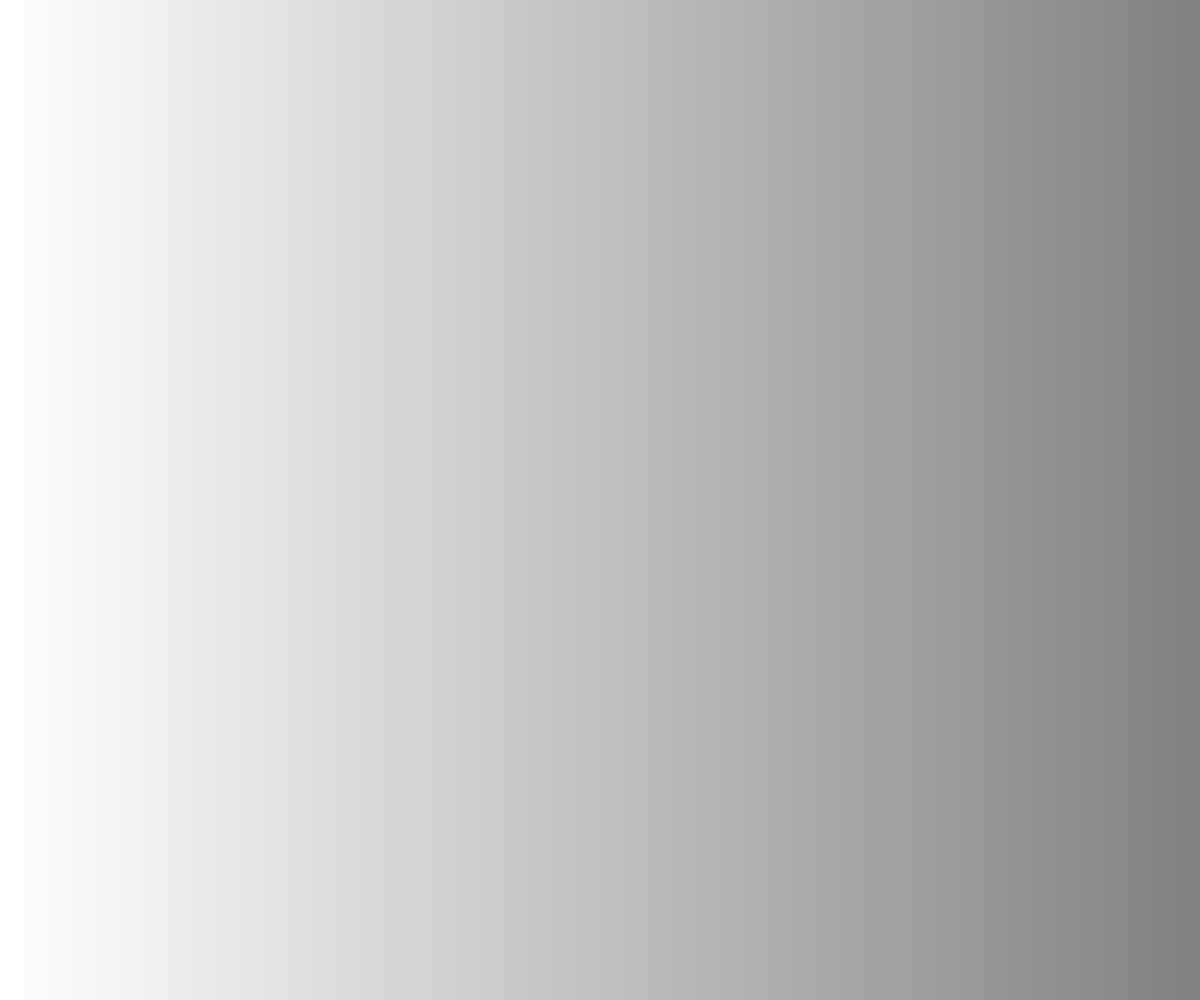
Frame 1 (no input)
Frame 60 (no input): identical to frame 1, image omitted
Frame 120 (the mouse pressed at the canvas centre since frame 60): identical to frame 1, image omitted

The p5.js sketch that drew this single still picture (run headless with seeded random() and noise() and a simulated clock; from frame 60 on, the mouse is pressed at the canvas centre):

// p5.js sketch
// ── sketch.js
// Created for the #WCCChallenge - Topic: Unsatisfying
//
// See other submissions here: https://openprocessing.org/curation/78544
// Join the Birb's Nest Discord community!  https://discord.gg/S8c7qcjw2b

let gWorld;

let gBarCount = 50;

let gBars = [];

let gNextDropInterval = 3000;
let gDropTime = 2000;
let gHue = 0;
let gSaturation = 0.5;

function setup() {
  createCanvas(windowWidth, windowHeight);
  colorMode(HSB, 360, 1, 1);

  noStroke();

  createBars();

  let dropTime = millis() + 3000;
  let dropInc = dropTime / gBarCount;

  gBars.forEach((bar) => {
    bar.initStart(dropTime);
    dropTime += dropInc;
  });
}

function draw() {
  background(255);
  let currentTime = millis();

  gBars.forEach((bar) => {
    bar.update(currentTime);
    bar.draw();
  });
}

function createBars() {
  let barWidth = width / gBarCount;

  for (let i = 0; i < gBarCount; i++) {
    gBars.push(new Bar(barWidth * i, barWidth));
  }

  gBars[int(random(gBars.length))].off = 2;
}

function easeInQuart(t) {
  return t * t * t * t;
}

class Bar {
  constructor(xp, w, off = 1) {
    this.width = w;
    this.col0 = color(gHue, gSaturation, map(xp, 0, width, 1, 0.5));
    this.col1 = color(map(xp, 0, width, 1, 0.5));
    this.pos = createVector(xp, 0);
    this.off = off;
    this.startTime = -1;
    this.isDropping = false;
    this.isFirstDrop = true;
    this.hue = gHue;
    this.hueInc = 50;
    this.sat = gSaturation;
  }

  initStart(t) {
    this.startTime = t;
  }

  drop() {
    if (!this.isFirstDrop) {
      this.col1 = this.col0;
      if (random() < 1 / gBarCount) {
        this.addVariance();
      } else {
        this.hue = (this.hue + this.hueInc) % 360;
      }
      this.col0 = color(this.hue, this.sat, map(this.pos.x, 0, width, 1, 0.5));
    }

    this.isDropping = true;
    this.isFirstDrop = false;
  }

  addVariance() {
    let variantType = int(random(2));
    switch (variantType) {
      case 0:
        this.hue = (this.hue + int(random(0.5 * this.hueInc))) % 360;
        break;
      case 1:
        this.sat += random(-0.1, 0.1);
        this.sat = constrain(this.sat, 0, 1);
        this.hue = (this.hue + this.hueInc) % 360;
        break;
    }
  }

  update(now) {
    if (!this.isDropping && now >= this.startTime) {
      this.drop();
    }

    if (this.isDropping) {
      let elapsed = now - this.startTime;
      let t = constrain(elapsed / gDropTime, 0, 1);
      let easeValue = easeInQuart(t);

      this.pos.y = lerp(0, height, easeValue);

      if (t >= 1) {
        this.startTime = now + gNextDropInterval;
        this.isDropping = false;
      }
    }
  }

  draw() {
    fill(this.col0);
    rect(this.pos.x, 0, this.width, height);
    fill(this.col1);
    rect(this.pos.x, this.pos.y, this.width, height);
  }
}
